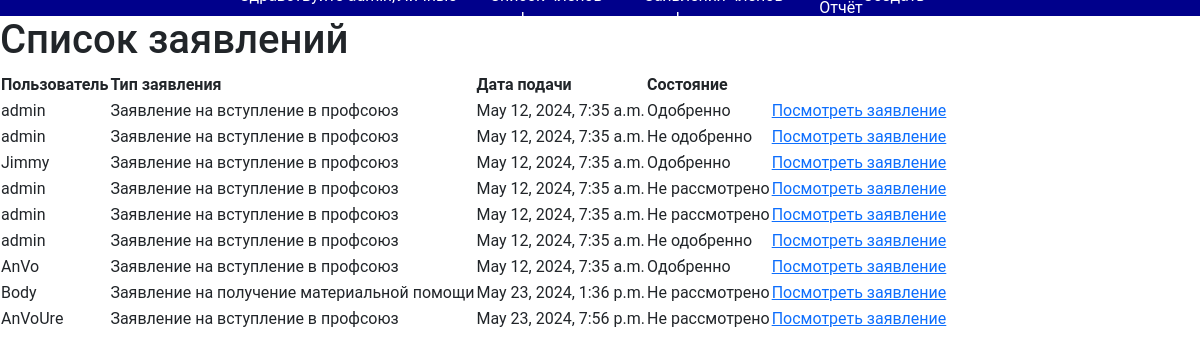
The app's page /accaunt/appends_list/ (signed in) with its own data.
### myauth/models.py (models this page shows, shortened)
class Appends(models.Model):
    user = models.ForeignKey(User, on_delete=models.CASCADE)
    description = models.ForeignKey(Description,null=True, on_delete=models.CASCADE)
    file = models.FileField(null=True ,upload_to='appends/receipts/')
    decision = models.ForeignKey(Decision,null=True, on_delete=models.CASCADE)
    commentary = models.TextField(null=True, max_length=1000)
    created_at = models.DateTimeField(auto_now_add=True)

class Description(models.Model):
    text = models.CharField(max_length=100)

class Decision(models.Model):
    text = models.CharField(max_length=100)

### myauth/views.py (the view)
# urls.py: path("appends_list/", Check_All_Appends.as_view(), name="check_all_appends"),
class Check_All_Appends(UserPassesTestMixin, ListView):
    def test_func(self):
        if self.request.user.is_staff:
            return True
    template_name = "myauth/allappends_list.html"
    context_object_name = "profiles"
    def get_queryset(self):
        return Profile.objects.all()
    def get_context_data(self, **kwargs):
        context = super().get_context_data(**kwargs)
        context['appends'] = Appends.objects.select_related("user",'description', 'decision').all()
        return context

### myauth/templates/myauth/allappends_list.html (shortened to what this page needs)
{% extends 'myauth/base.html' %}
{% block body %}
  <h1>Список заявлений</h1>
  <table>
    <tr>
      <th>Пользователь</th>
      <th>Тип заявления</th>
      <th>Дата подачи</th>
      <th>Состояние</th>
     </tr>
    {% for append in appends %}
        <tr>
          <td>{{ append.user }}</td>
          <td>{{ append.description.text }}</td>
          <td>{{ append.created_at }}</td>
          <td>{{ append.decision.text }}</td>
          <td>
            <a href="{% url 'myauth:check_appends' append.pk %}">Посмотреть заявление</a>
          </td>
        </tr>
    {% empty %}
      <tr>
        <td colspan="7">Список пуст</td>
      </tr>
    {% endfor %}
  </table>
{% endblock %}

### myauth/templates/myauth/base.html (shortened to what this page needs)
<!DOCTYPE html>
<html lang="ru">
<head>
    <link href="https://cdn.jsdelivr.net/npm/bootstrap@5.0.2/dist/css/bootstrap.min.css" rel="stylesheet">
    <div class="label">
        <a href="{% url 'myauth:logout' %}">Здравствуйте {{ user.username }}, выход</a>
        {% if user.group != 'Not union group' %}
            <a href="{% url 'myauth:about-me' %}">Личные данные</a>
        {% endif %}
        {% if user.is_superuser %}
            <a href="{% url 'myauth:users_list'%}">Список членов профсоюза</a>
        {% endif %}
        {% if user.is_superuser %}
            <a href="{% url 'myauth:check_all_appends'%}">Заявления членов профсоюза</a>
        {% endif %}
        {% if user.is_superuser %}
            <a href="{% url 'myauth:report_users'%}">Отчёт</a>
            <a href="{% url 'myauth:create_news'%}">Создать новость</a>
        {% endif %}
    </div>
</head>
<body>
{% block body %}
{% endblock %}
</body>
</html>

### myauth/templates/myauth/base.html (style rules this page uses)
* { font-family: 'Roboto', sans-serif; }
.label { display: flex; justify-content: space-between; align-items: center; padding: 0 20%; background-color: darkblue; color: white; text-decoration: none; width: 100%; height: 2vh; }
.label a { color: white; text-decoration: none; }

### records on screen
Appends: user "admin", description.text "Заявление на вступление в профсоюз", created_at "May 12, 2024, 7:35 a.m.", decision.text "Одобренно"
Appends: user "admin", description.text "Заявление на вступление в профсоюз", created_at "May 12, 2024, 7:35 a.m.", decision.text "Не одобренно"
Appends: user "Jimmy", description.text "Заявление на вступление в профсоюз", created_at "May 12, 2024, 7:35 a.m.", decision.text "Одобренно"
Appends: user "admin", description.text "Заявление на вступление в профсоюз", created_at "May 12, 2024, 7:35 a.m.", decision.text "Не рассмотрено"
Appends: user "admin", description.text "Заявление на вступление в профсоюз", created_at "May 12, 2024, 7:35 a.m.", decision.text "Не рассмотрено"
Appends: user "admin", description.text "Заявление на вступление в профсоюз", created_at "May 12, 2024, 7:35 a.m.", decision.text "Не одобренно"
Appends: user "AnVo", description.text "Заявление на вступление в профсоюз", created_at "May 12, 2024, 7:35 a.m.", decision.text "Одобренно"
Appends: user "Body", description.text "Заявление на получение материальной помощи", created_at "May 23, 2024, 1:36 p.m.", decision.text "Не рассмотрено"
Appends: user "AnVoUre", description.text "Заявление на вступление в профсоюз", created_at "May 23, 2024, 7:56 p.m.", decision.text "Не рассмотрено"
